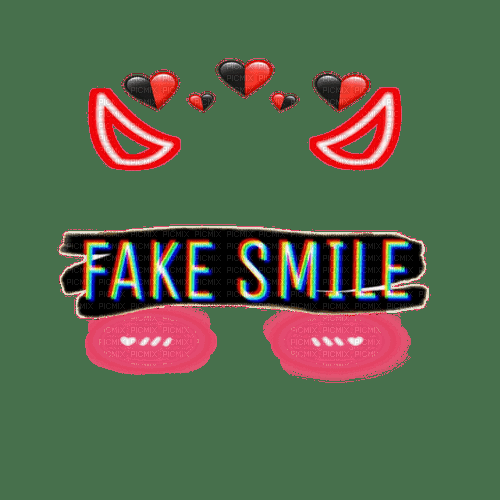
#> input picture FaceDetection/assets/peksmel.png, 500 x 500 px, found by its file name
$ python face_detection.py
#> lines starting #> are read from the running program, lines starting #| are printed output that depends on the picture; after the words box and inside, x2 and y2 are one past the last pixel; in counts of white or black regions, pixels touching at a corner belong together
import numpy
import cv2
import os

directory = '\\'.join(__file__.split('\\')[:-1])

cap = cv2.VideoCapture(0)
face_cascade = cv2.CascadeClassifier(cv2.data.haarcascades + "haarcascade_frontalface_default.xml")
fake_smile = cv2.imread(directory+"\\assets\\peksmel.png", cv2.IMREAD_UNCHANGED)
#> fake_smile is the input picture: shape (500, 500, 4); mean B, G, R, A 77, 102.3, 88.7, 40.6

while True:
    detected_face = 0
    ret, frame = cap.read()
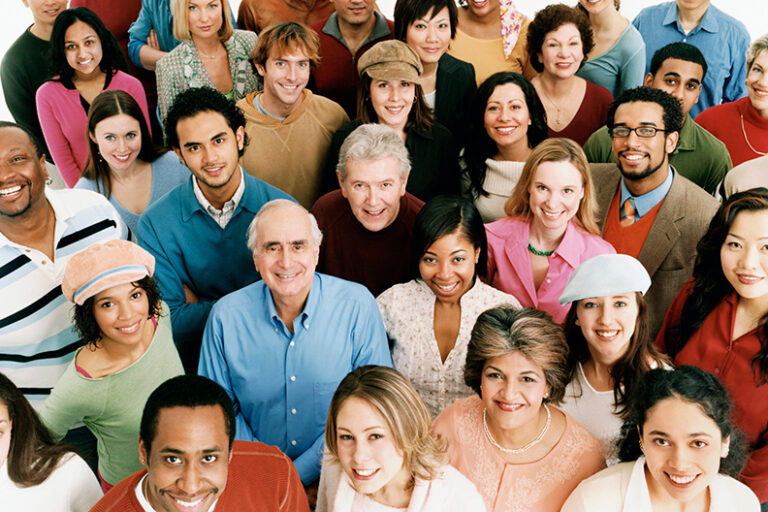
#> input picture FaceDetection/assets/people.jpg, 768 x 512 px, given in place of the camera
#> frame is the input picture: shape (512, 768, 3); mean B, G, R 104.8, 119.5, 140.9

    gray = cv2.cvtColor(frame, cv2.COLOR_BGR2GRAY)
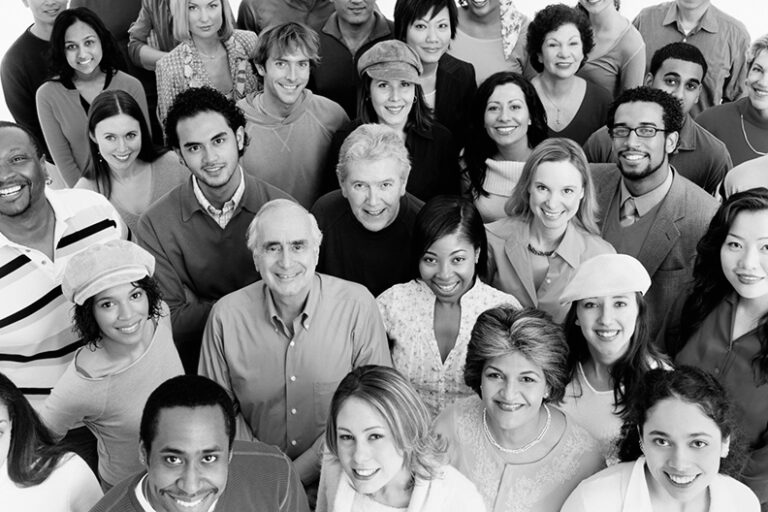
#> gray: shape (512, 768); min 0, max 255, mean 124.2
    faces = face_cascade.detectMultiScale(gray, 1.1, 3, minSize=(120, 120))
#> faces = [[619, 388, 121, 121]]

    for (x, y, w, h) in faces:
        print(x, y, w, h)
        fake_smile_copy = numpy.copy(fake_smile)
        fake_smile_copy = cv2.resize(fake_smile_copy, (w, h))
        cv2.rectangle(frame, (x, y), (x + w, y + h), (0, 255, 0), 6)
        # if y > 50 and x > 50 and (y+h) < len(frame) and (x+w) < len(frame[0]):
        #     frame[(y-50):(y+h+50)][(x-50):(x+w+50)] = fake_smile_copy
        # elif y > 50 and x > 50:
        #     frame[(y-50):(y+h)][(x-50):(x+w)] = fake_smile_copy
        # elif (y+h) < len(frame) and (x+w) < len(frame[0]):
        #     frame[(y):(y+h+50)][(x):(x+w+50)] = fake_smile_copy
        # else:
        #     frame[(y):(y+h)][(x):(x+w)] = fake_smile_copy

        # frame[y:(y+h)]
        detected_face+=1
#> this loop made 1 pass
#> (x, y, w, h, detected_face) on pass 1: (619, 388, 121, 121, 1)
#| 619 388 121 121
#> pass 1, `fake_smile_copy = cv2.resize(fake_smile_copy, (w, h))`:
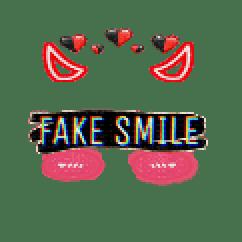
#> fake_smile_copy: shape (121, 121, 4) (shown 2 times larger); mean B, G, R, A 77, 102.3, 88.6, 40.7
#> after the loop:
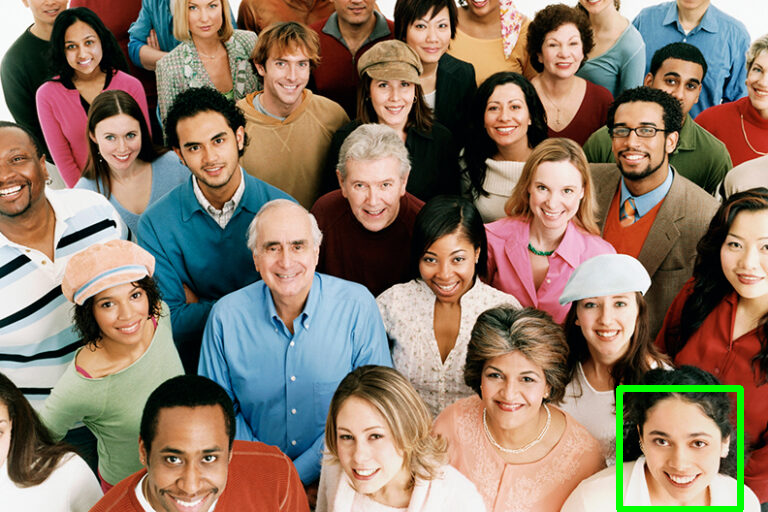
#> frame: shape (512, 768, 3); 0.83% of pixels changed, all inside (x1, y1, x2, y2) = (616, 385, 744, 512)
#> after the loop, detected_face = 1

    frame = cv2.flip(frame, 1)
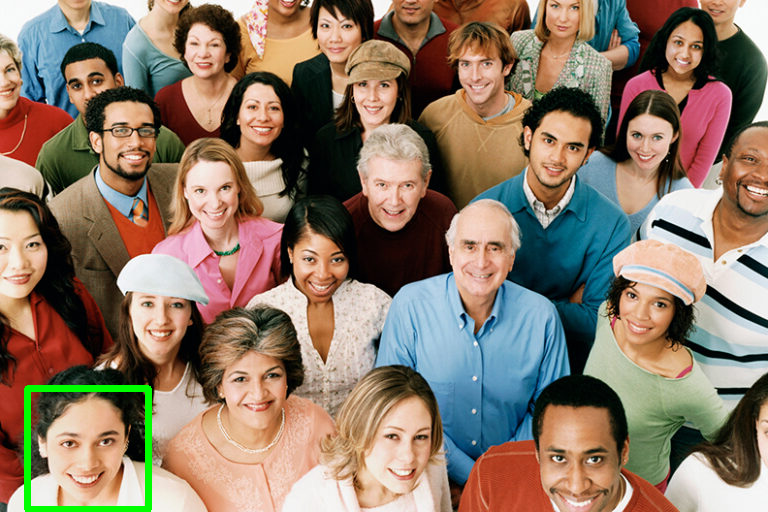
#> frame: shape (512, 768, 3); mean B, G, R 103.9, 120.6, 139.8
    cv2.putText(frame, f"Detected Face : {detected_face}", (20, 50), cv2.FONT_HERSHEY_SIMPLEX, 1, (0, 0, 255), 2)
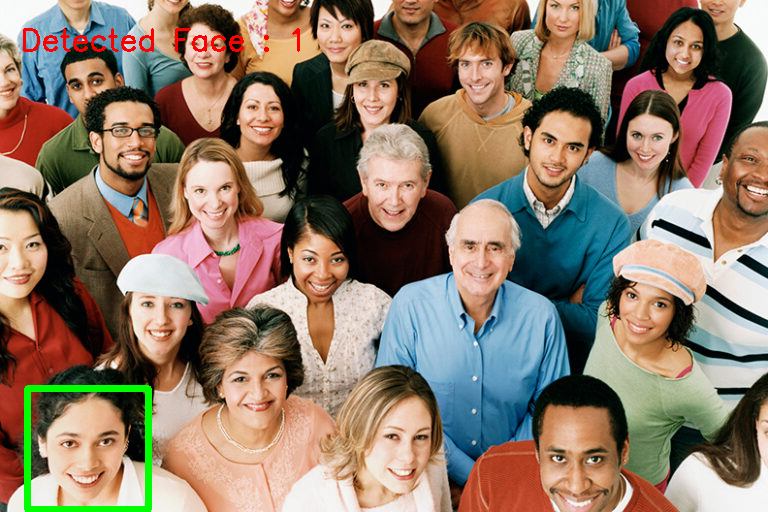
#> frame: shape (512, 768, 3); 0.44% of pixels changed, all inside (x1, y1, x2, y2) = (23, 28, 300, 52)
    cv2.imshow("Face Detection", frame)

    if cv2.waitKey(1) == ord('q'):
#> (key q is pressed here)
        break

cap.release()
cv2.destroyAllWindows()
